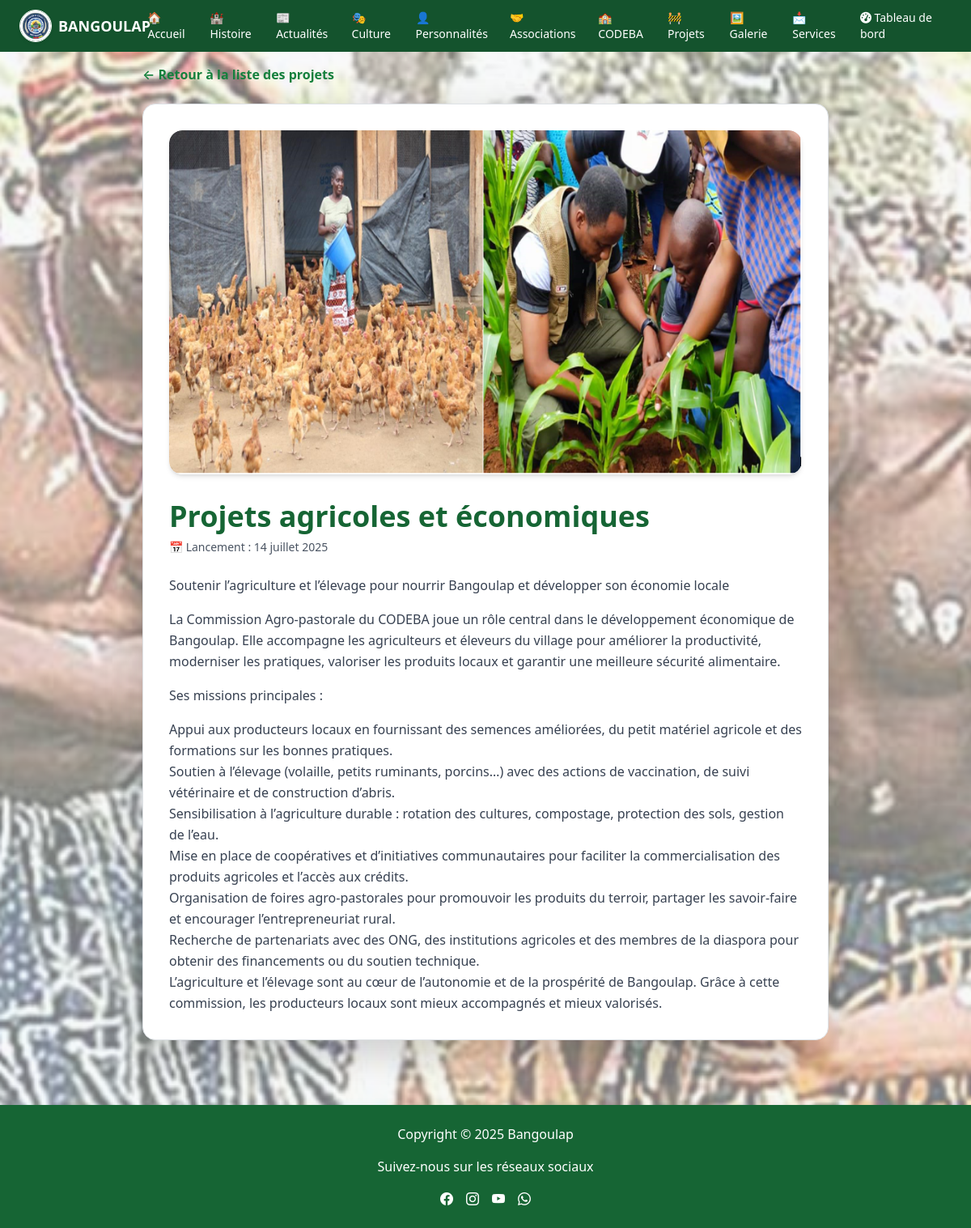
The page /projets/detail/3/ on the database as committed earlier.
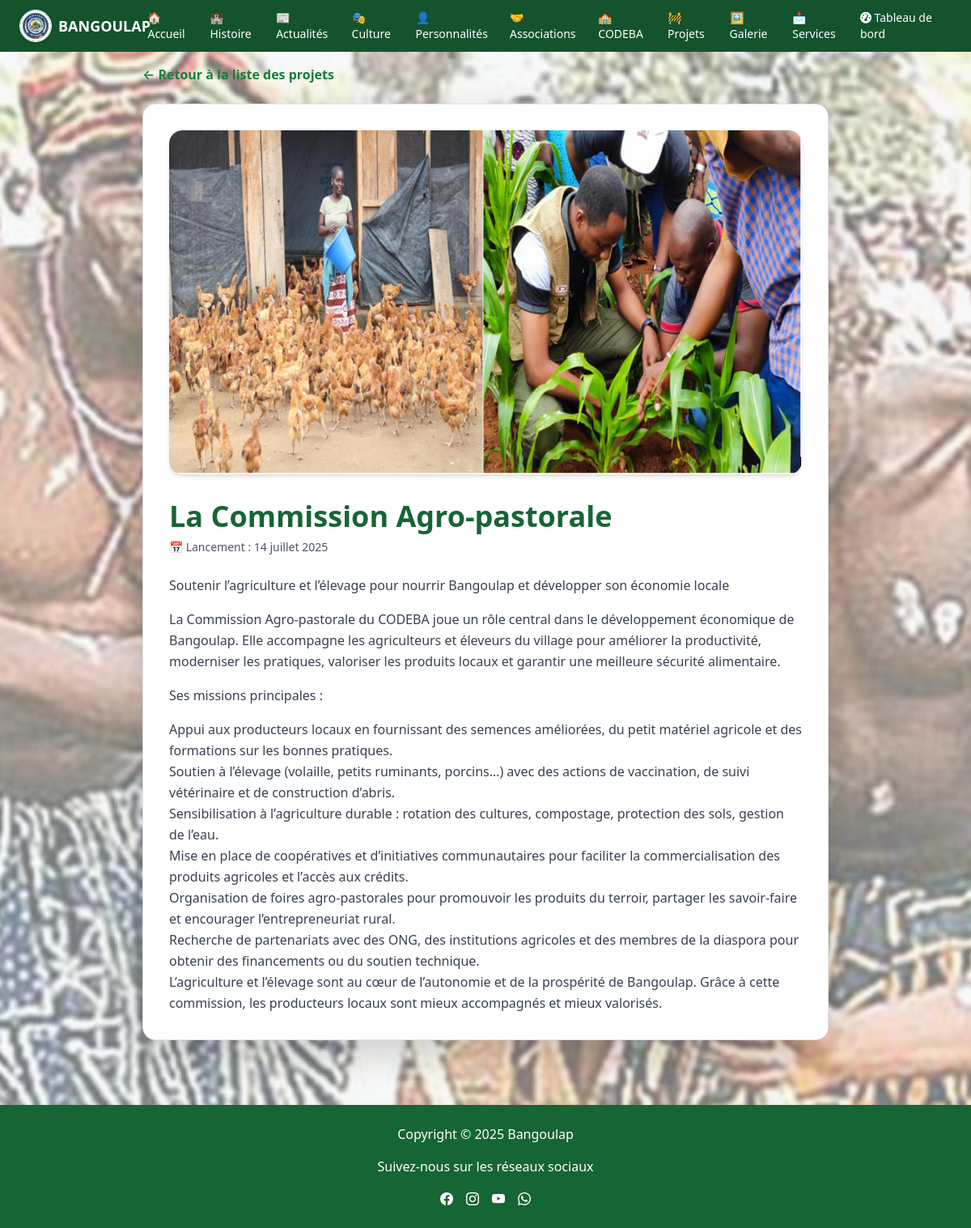
The same page on the database as committed later.
### projets/models.py (models this page shows, shortened)
class Projet(models.Model):
    titre = models.CharField(max_length=200)
    description = models.TextField()
    date_lancement = models.DateField(verbose_name="Date de lancement", blank=True, null=True)
    image = models.ImageField(upload_to='projets/images/', blank=True, null=True)

### projets/views.py (the view)
# urls.py: path('detail/<int:projet_id>/', views.detail_projet, name='detail'),
def detail_projet(request, projet_id):
    projet = get_object_or_404(Projet, id=projet_id)
    return render(request, 'projets/detail_projet.html', {'projet': projet})

### projets/templates/projets/detail_projet.html (shortened to what this page needs)
{% extends 'base.html' %}
{% load static %}
{% block content %}
<section class="max-w-4xl mx-auto px-4 py-12">
    <a href="{% url 'projets:liste_projets' %}" class="text-green-700 hover:underline mb-6 inline-block font-semibold">
        ← Retour à la liste des projets
    </a>
    <div class="bg-white p-6 md:p-8 rounded-2xl shadow-lg border border-gray-100">
        {% if projet.image %}
            <div class="w-full mb-8 overflow-hidden rounded-2xl shadow-md">
                <img src="{{ projet.image.url }}" alt="{{ projet.titre }}"
                     class="w-full h-auto max-h-[550px] object-cover object-center rounded-2xl transition duration-300 hover:scale-105">
            </div>
        {% endif %}
        <h1 class="text-3xl md:text-4xl font-bold text-green-800 mb-2">{{ projet.titre }}</h1>
        {% if projet.date_lancement %}
          <p class="text-sm text-gray-600 mb-4">📅 Lancement : {{ projet.date_lancement|date:"d F Y" }}</p>
        {% endif %}
        <div class="text-gray-700 leading-relaxed space-y-4">
            {{ projet.description|linebreaks }}
        </div>
    </div>
</section>
{% endblock %}

Rows that differ between the two databases and show on the page:
changed Projet: titre "Projets agricoles et économiques" → "La Commission Agro-pastorale"
